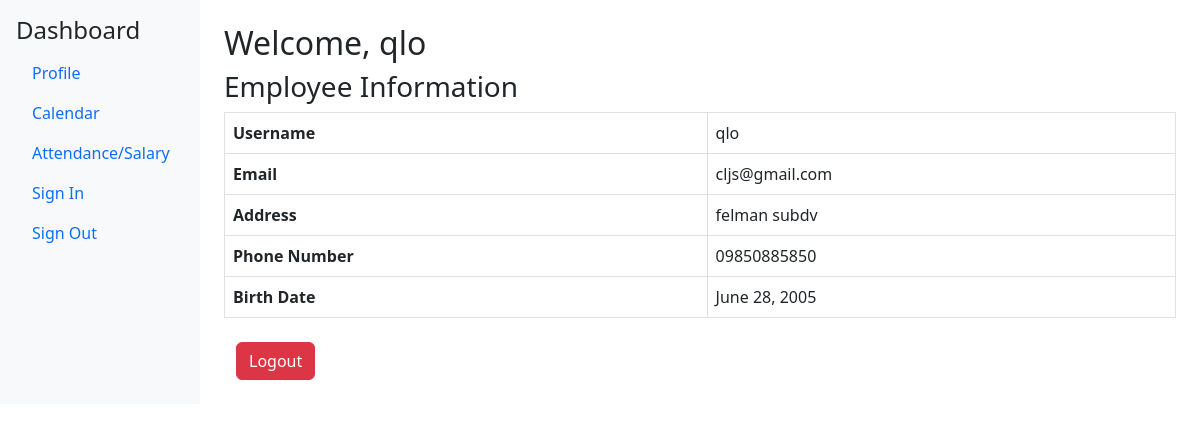
Page /employee-dashboard/ (signed in) on the committed database.
### employees/models.py (models this page shows, shortened)
class CustomUser(AbstractBaseUser, PermissionsMixin):
    ROLE_CHOICES = [
        ('admin', 'Admin'),
        ('employee', 'Employee'),
    ]
    email = models.EmailField(unique=True)
    username = models.CharField(max_length=150, unique=True)
    first_name = models.CharField(max_length=30)
    last_name = models.CharField(max_length=30)
    phone_number = models.CharField(max_length=11)
    address = models.CharField(max_length=300)
    birth_date = models.DateField(null=True, blank=True)
    is_active = models.BooleanField(default=True)
    is_staff = models.BooleanField(default=False)
    is_admin = models.BooleanField(default= False)
    role = models.CharField(max_length=10, choices=ROLE_CHOICES, default='employee')
    salary_rate = models.DecimalField(max_digits=6, decimal_places=2, default=20.00, help_text="Hourly rate in currency units")
    objects = CustomUserManager()
    USERNAME_FIELD = 'username'
    REQUIRED_FIELDS = ['email']  # List all required fields here
    groups = models.ManyToManyField(
        Group,
        related_name='customuser_set',  # Custom related name to avoid clashes
        blank=True,
    )
    user_permissions = models.ManyToManyField(
        Permission,
        related_name='customuser_set',  # Custom related name to avoid clashes
        blank=True,
    )

### employees/views.py (the view)
# urls.py: path('employee-dashboard/', employee_dashboard, name='employee_dashboard'),
def employee_dashboard(request):
    return render(request, 'dashboard/employee_dashboard.html', {})

### templates/dashboard/employee_dashboard.html (shortened to what this page needs)
{% extends 'dashboard/base.html' %}
{% block content %}
<h2>Welcome, {{ user.username }}</h2>
<h3>Employee Information</h3>
<table class="table table-bordered">
    <tbody>
        <tr>
            <th>Username</th>
            <td>{{ user.username }}</td>
        </tr>
        <tr>
            <th>Email</th>
            <td>{{ user.email }}</td>
        </tr>
        <tr>
            <th>Address</th>
            <td>{{ user.address }}</td>
        </tr>
        <tr>
            <th>Phone Number</th>
            <td>{{ user.phone_number }}</td>
        </tr>
        <tr>
            <th>Birth Date</th>
            <td>{{ user.birth_date }}</td>
        </tr>
    </tbody>
</table>
     <div class="container mt-4">
        <button class="btn btn-danger" onclick="window.location.href='{% url 'logout' %}'">Logout</button>
    </div>
{% endblock %}

### rows in the picture
CustomUser: username "qlo", email "cljs@gmail.com", address "felman subdv", phone_number "09850885850", birth_date "June 28, 2005"
